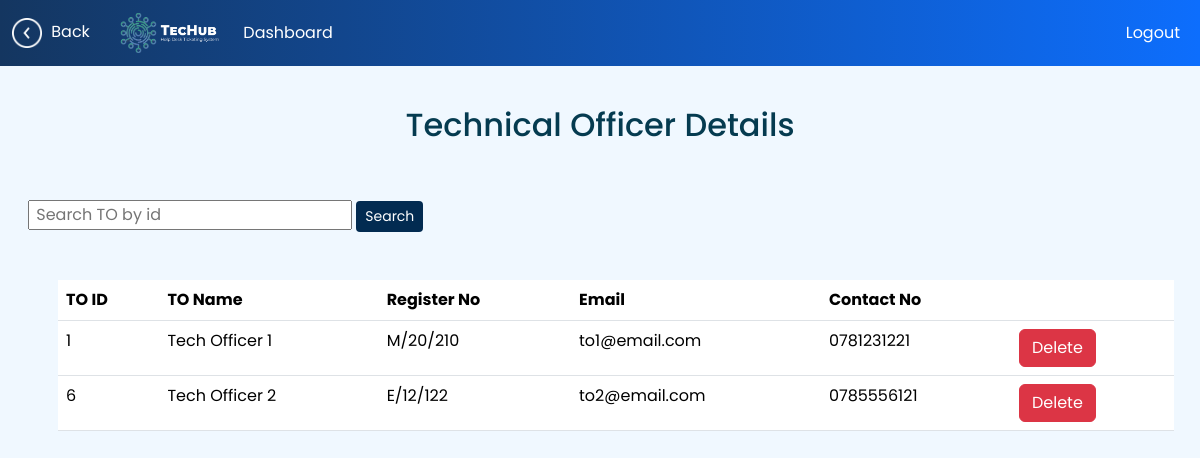
The app's page /AdminTO.php (signed in) with its own data.
### tables this page shows
CREATE TABLE `techofficer` (
  `TechOfficerID` int(11) NOT NULL,
  `TechOfficerName` varchar(255) NOT NULL,
  `Email` varchar(255) DEFAULT NULL,
  `ContactNo` varchar(255) NOT NULL,
  `RegNo` varchar(255) NOT NULL,
  `TOPassword` varchar(255) DEFAULT NULL
);

### AdminTO.php (the view, shortened to what this page needs)
<?php
    include('header-back.php');
?>
<!DOCTYPE html>
<html lang="en">
<head>
</head>
<body>
    <section>
        <h2 class="m-4 p-3 titleSt">Technical Officer Details</h2>
        <form action="" method="post">
            <div class="container m-3">
                <input type="number" placeholder=" Search TO by id" name="TOid" id="search_box">
                <button class="btn btn-sm searchBtn" name="submitt">Search</button>
            </div>
        </form>
        <section>
            <div class="container">
                <div class="row">
                    <div class="table mb-4">
                        <table class="table m-3">
                            <thead style="background-color: #033a6c;" class="text-white">
                                <tr>
                                    <th>TO ID</th>
                                    <th>TO Name</th>
                                    <th>Register No</th>
                                    <th>Email</th>
                                    <th>Contact No</th>
                                    <th></th>
                                </tr>
                            </thead>
                            <tbody style="background-color: #FAF1E4;">
                                <?php
                                    $sql = "SELECT * FROM techofficer";
                                    $result = mysqli_query($conn,$sql);
                                    $TOfficers = mysqli_fetch_all($result, MYSQLI_ASSOC);
                                    foreach($TOfficers as $officer){ ?>
                                        <tr>
                                            <td> <?php echo $officer['TechOfficerID'] ?> </td>
                                            <td> <?php echo $officer['TechOfficerName'] ?> </td>
                                            <td> <?php echo $officer['RegNo'] ?> </td>
                                            <td> <?php echo $officer['Email'] ?> </td>
                                            <td> <?php echo $officer['ContactNo'] ?> </td>
                                            <form action="DeleteTO.php" method="post">
                                                <th><input type="submit" name="delete" class="btn btn-danger" value="Delete"></th>
                                            </form>
                                        </tr>
                                    <?php } ?>
                            </tbody>
                        </table>
                    </div>
                </div>
            </div>
        </section>
    </section>
</body>
</html>

### header-back.php (shortened to what this page needs)
<!DOCTYPE html>
<html lang="en">
<head>
    <link href="https://cdn.jsdelivr.net/npm/bootstrap@5.3.1/dist/css/bootstrap.min.css" rel="stylesheet">
    <link rel="stylesheet" href="header.css">
</head>
<body>
    <nav class="navbar sticky-top navbar-expand-lg bg-primary gradient" data-bs-theme="dark">
    <div class="container-fluid">
        <a class="go-back" aria-current="page" href="javascript:window. history. back();"><img class="back-img" src="images/back-white.png" alt="logo" height="30">  Back</a>
        <a class="navbar-brand" href="sign-in.php"><img src="images/logo_white.png" alt="logo" height="40"></a>
        <div class="collapse navbar-collapse" id="navbarSupportedContent">
        <ul class="navbar-nav me-auto mb-2 mb-lg-0">
            <li class="nav-item">
            <a class="nav-link active" aria-current="page" href="sign-in.php">Dashboard</a>
            </li>
        </ul>
        <form class="d-flex" role="search">
            <ul class="navbar-nav me-auto mb-2 mb-lg-0">
                <li class="nav-item">
                <a class="nav-link active" aria-current="page" href="logout.php">Logout</a>
                </li>
            </ul>
        </form>
        </div>
    </div>
    </nav>
</body>
</html>

### header.css (style rules this page uses)
html, body { background-color: aliceblue; font-family: 'Poppins', sans-serif; }
.gradient { background-image: linear-gradient(to right, #143660 ,#0d6efd); }
.navbar-nav .active { color: white; }
.go-back { color: white; margin-right: 30px; text-decoration: none; }
.back-img { margin-right: 5px; }

### AdminTO.php (style rules this page uses)
.searchBtn { background-color: #022b51; color: white; }
.titleSt { color: #053B50; text-align: center; }

### records on screen
techofficer: TechOfficerID "1", TechOfficerName "Tech Officer 1", RegNo "M/20/210", Email "to1@email.com", ContactNo "0781231221"
techofficer: TechOfficerID "6", TechOfficerName "Tech Officer 2", RegNo "E/12/122", Email "to2@email.com", ContactNo "0785556121"
